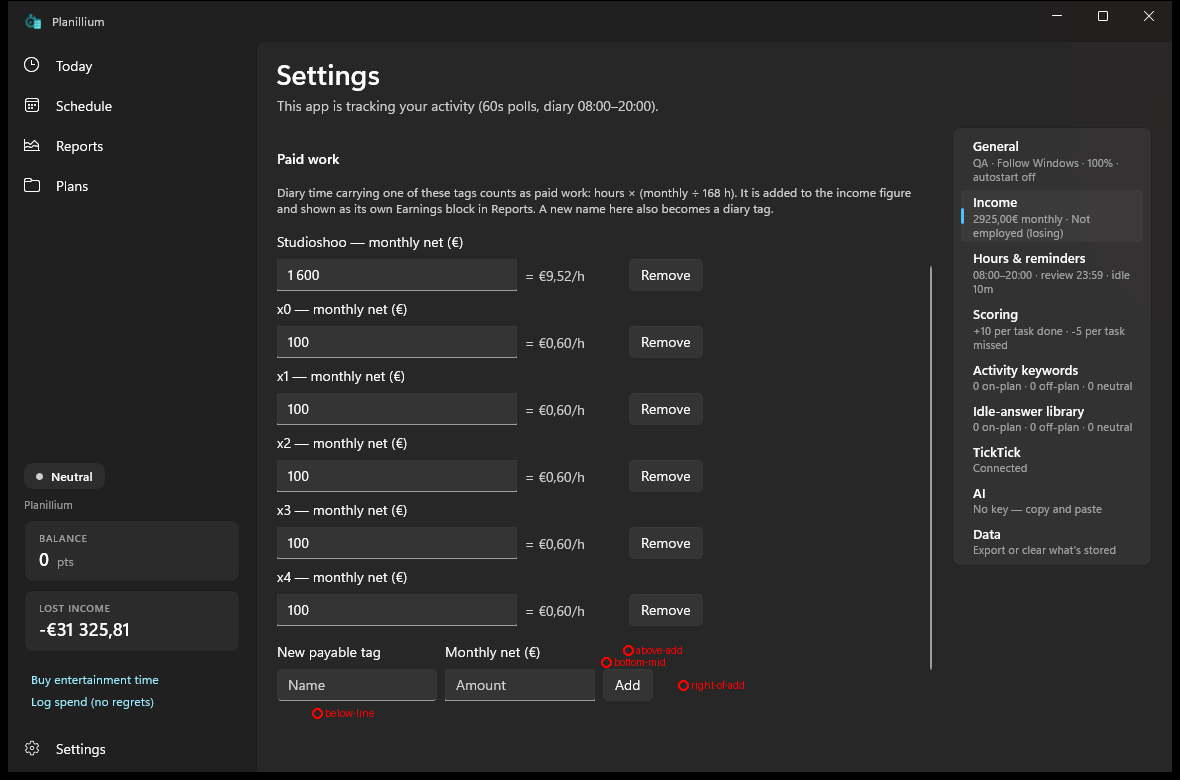

Reproduce this figure in Python.
# Where is the "bottom-mid" blank point after the add line was scrolled into view (5 extra tags)?  Marks the point
# on a screenshot and repeats the name-box -> point click with real input; reports focus and whether "9" lands.
import sys
from b1f_lib import *
from PIL import ImageDraw, Image
make_root(with_fixture=True)
c = cfg(); c["paid_tags"] += [{"tag": "x%d" % i, "label": "x%d" % i, "monthly_net_eur": 100} for i in range(5)]
json.dump(c, open(CFG, "w"), indent=2)
p = launch()
try:
    bring_front(); dismiss_dialogs(); refresh(); bring_front(); section("Income"); refresh(); time.sleep(1)
    nb = reveal(lambda: fe("NewPaidTagName"))
    P = byid("SectionScroll").rectangle()
    add = [b for b in w().descendants(control_type="Button") if b.element_info.name == "Add"][-1]
    rects = {"name": nb.rectangle(), "rate": fe("NewPaidTagRate").rectangle(), "add": add.rectangle(), "pane": P}
    log("rects", rects)
    pts = [("bottom-mid", P.left + P.width() // 2, P.bottom - 50), ("above-add", (rects["add"].left + rects["add"].right) // 2, rects["name"].top + 8),
           ("right-of-add", rects["add"].right + 30, (rects["add"].top + rects["add"].bottom) // 2), ("below-line", rects["name"].left + 40, rects["name"].bottom + 12)]
    W = w().rectangle()
    shot(os.path.join(HERE, "b1f_probe_addline.png"))
    im = Image.open(os.path.join(HERE, "b1f_probe_addline.png")); d = ImageDraw.Draw(im)
    for nm, x, y in pts:
        d.ellipse((x - W.left - 5, y - W.top - 5, x - W.left + 5, y - W.top + 5), outline=(255, 0, 0), width=2); d.text((x - W.left + 8, y - W.top - 6), nm, fill=(255, 0, 0))
    im.save(os.path.join(HERE, "b1f_probe_addline.png"))
    for nm, x, y in pts:
        log("point", nm, (x, y), "hit", at(x, y))
        res = []
        for hold in (0.0, 0.12, 0.25):
            eclick(fe("NewPaidTagName"), hold); time.sleep(1.0); click(x, y, hold); time.sleep(.5)
            f = focused(); keys("9"); time.sleep(.4); v = val(fe("NewPaidTagName"))
            res.append((hold, f[0] or f[1], v))
            if v: eclick(fe("NewPaidTagName")); keys("{ESC}"); time.sleep(.5)
        log("   ", res)
finally:
    kill()
